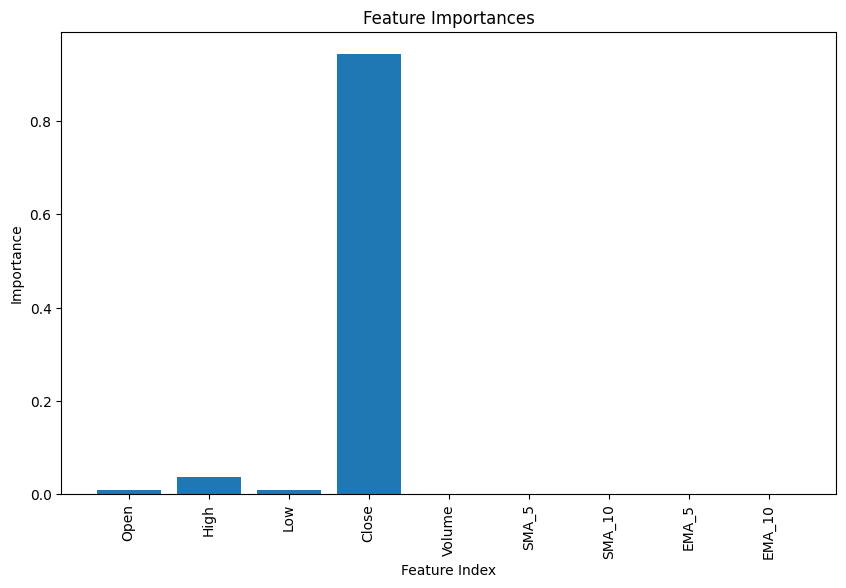

The script that drew this image:
import pandas as pd
from datasets import load_dataset
from sklearn.model_selection import train_test_split
from sklearn.preprocessing import StandardScaler
from sklearn.ensemble import GradientBoostingRegressor
import matplotlib.pyplot as plt

# Logging level setup
import logging
logging.getLogger('datasets').setLevel(logging.ERROR)

tesla = load_dataset('codesignal/tsla-historic-prices')
tesla_df = pd.DataFrame(tesla['train'])

# Convert Date column to datetime type
tesla_df['Date'] = pd.to_datetime(tesla_df['Date'])

# Feature Engineering: adding technical indicators as features
tesla_df['SMA_5'] = tesla_df['Adj Close'].rolling(window=5).mean()
tesla_df['SMA_10'] = tesla_df['Adj Close'].rolling(window=10).mean()
tesla_df['EMA_5'] = tesla_df['Adj Close'].ewm(span=5, adjust=False).mean()
tesla_df['EMA_10'] = tesla_df['Adj Close'].ewm(span=10, adjust=False).mean()

# Drop NaN values created by moving averages
tesla_df.dropna(inplace=True)

# Select features and target
features = tesla_df[['Open', 'High', 'Low', 'Close', 'Volume', 'SMA_5', 'SMA_10', 'EMA_5', 'EMA_10']].values
target = tesla_df['Adj Close'].values

# Splitting the dataset into training and testing sets
X_train, X_test, y_train, y_test = train_test_split(features, target, test_size=0.25, random_state=42)

# Standardizing features
scaler = StandardScaler()
X_train = scaler.fit_transform(X_train)
X_test = scaler.transform(X_test)

# Instantiate and fit the model
model = GradientBoostingRegressor(random_state=42)
model.fit(X_train, y_train)

# Compute feature importance
feature_importance = model.feature_importances_

# Create a DataFrame for better visualization of feature names alongside their importance
feature_names = ['Open', 'High', 'Low', 'Close', 'Volume', 'SMA_5', 'SMA_10', 'EMA_5', 'EMA_10']
feature_importance_df = pd.DataFrame({'Feature': feature_names, 'Importance': feature_importance})

# Sort features by importance
feature_importance_df = feature_importance_df.sort_values(by='Importance', ascending=False)

# Print feature importances with names
print("Feature importance:\n", feature_importance_df)

# Plotting feature importance
plt.figure(figsize=(10, 6))
plt.bar(range(len(feature_importance)), feature_importance)
plt.title('Feature Importances')
plt.xlabel('Feature Index')
plt.ylabel('Importance')
plt.xticks(range(len(feature_names)), feature_names, rotation='vertical')
plt.show()

"""
Feature importance:
   Feature    Importance
3   Close  9.447889e-01
1    High  3.668675e-02
0    Open  9.142875e-03
2     Low  8.464037e-03
6  SMA_10  4.800413e-04
7   EMA_5  2.992652e-04
8  EMA_10  1.326235e-04
5   SMA_5  5.195267e-06
4  Volume  3.363300e-07
"""
